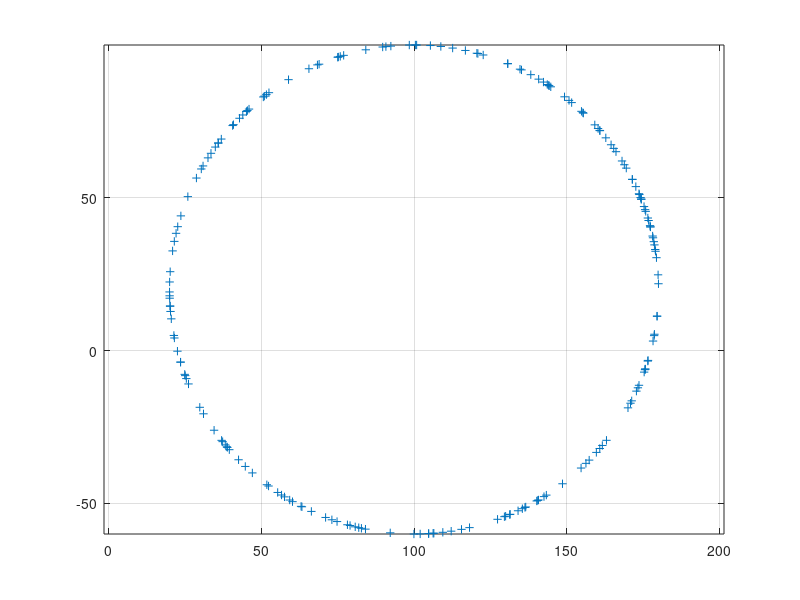
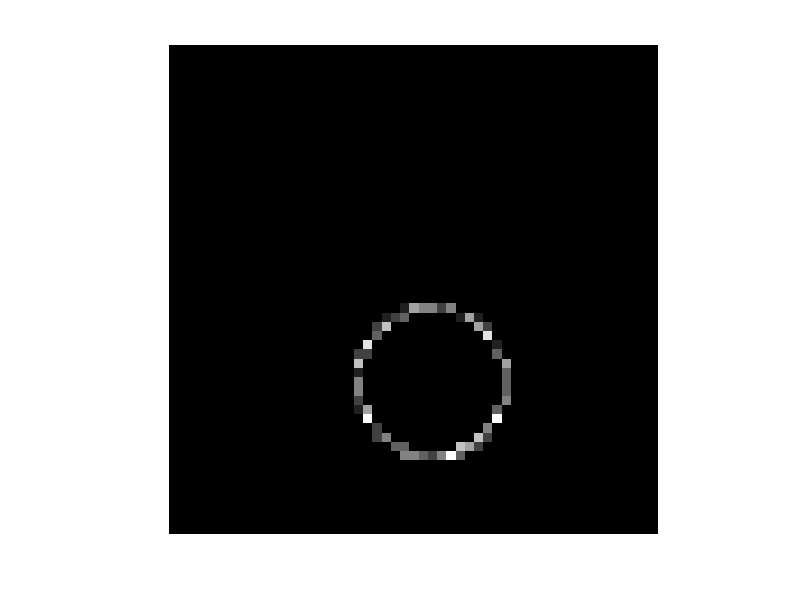

MATLAB code to generate these figures, in order:
clear all 
close all
clc

N = 200;
r = 80; % nm
Phi = 2*pi*rand(N,1);

x0 = 100;
y0 = 20;

PixelSize = 10; % nm
Size = max(abs(x0),abs(y0)) + 2*r;

xy = [x0 + r.*cos(Phi) y0 + r.*sin(Phi)];

figure('Color','white')
plot(xy(:,1),xy(:,2),'+')
axis equal
grid on



x_grid = -Size:PixelSize:Size;
xy_round = PixelSize*round(xy/PixelSize);
Density_image = zeros(size(x_grid,2),size(x_grid,2));

%%
for i = 1:size(xy_round,1)
    Density_image((x_grid == xy_round(i,1)),(x_grid == xy_round(i,2))) = Density_image((x_grid == xy_round(i,1)),(x_grid == xy_round(i,2))) + 1;        
end

%%
h = figure('Color','white');
imshow(Density_image,[])

radius = round(r/PixelSize*[0.5, 1.5]);
[centers, radii] = imfindcircles(Density_image,radius,'ObjectPolarity', 'bright', 'Sensitivity',0.95);

disp(['Simulated values:',num2str(r),' ',num2str(y0),' ',num2str(x0)]);

calc_radius = radii*PixelSize;
calc_center = PixelSize*centers - PixelSize*(1+(size(x_grid,2)-1)/2);

disp(['Calculated values:',num2str(calc_radius),' ',num2str(calc_center)]);



